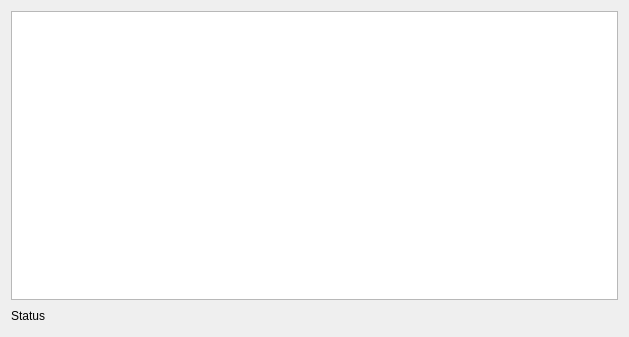
<?xml version="1.0" encoding="UTF-8"?>
<ui version="4.0">
 <class>DataWindow</class>
 <widget class="QWidget" name="DataWindow">
  <property name="geometry">
   <rect>
    <x>0</x>
    <y>0</y>
    <width>629</width>
    <height>337</height>
   </rect>
  </property>
  <property name="windowTitle">
   <string>Form</string>
  </property>
  <layout class="QVBoxLayout" name="verticalLayout">
   <item>
    <widget class="QSQLiteTableView" name="tableWidget"/>
   </item>
   <item>
    <widget class="QWidget" name="widget" native="true">
     <property name="maximumSize">
      <size>
       <width>16777215</width>
       <height>50</height>
      </size>
     </property>
     <layout class="QHBoxLayout" name="horizontalLayout">
      <property name="spacing">
       <number>0</number>
      </property>
      <property name="leftMargin">
       <number>0</number>
      </property>
      <property name="topMargin">
       <number>0</number>
      </property>
      <property name="rightMargin">
       <number>0</number>
      </property>
      <property name="bottomMargin">
       <number>0</number>
      </property>
      <item>
       <widget class="QLabel" name="label">
        <property name="text">
         <string>Status</string>
        </property>
       </widget>
      </item>
      <item>
       <spacer name="horizontalSpacer">
        <property name="orientation">
         <enum>Qt::Horizontal</enum>
        </property>
        <property name="sizeHint" stdset="0">
         <size>
          <width>572</width>
          <height>20</height>
         </size>
        </property>
       </spacer>
      </item>
     </layout>
    </widget>
   </item>
  </layout>
 </widget>
 <customwidgets>
  <customwidget>
   <class>QSQLiteTableView</class>
   <extends>QTableWidget</extends>
   <header>qsqlitetableview.h</header>
  </customwidget>
 </customwidgets>
 <resources/>
 <connections/>
</ui>
